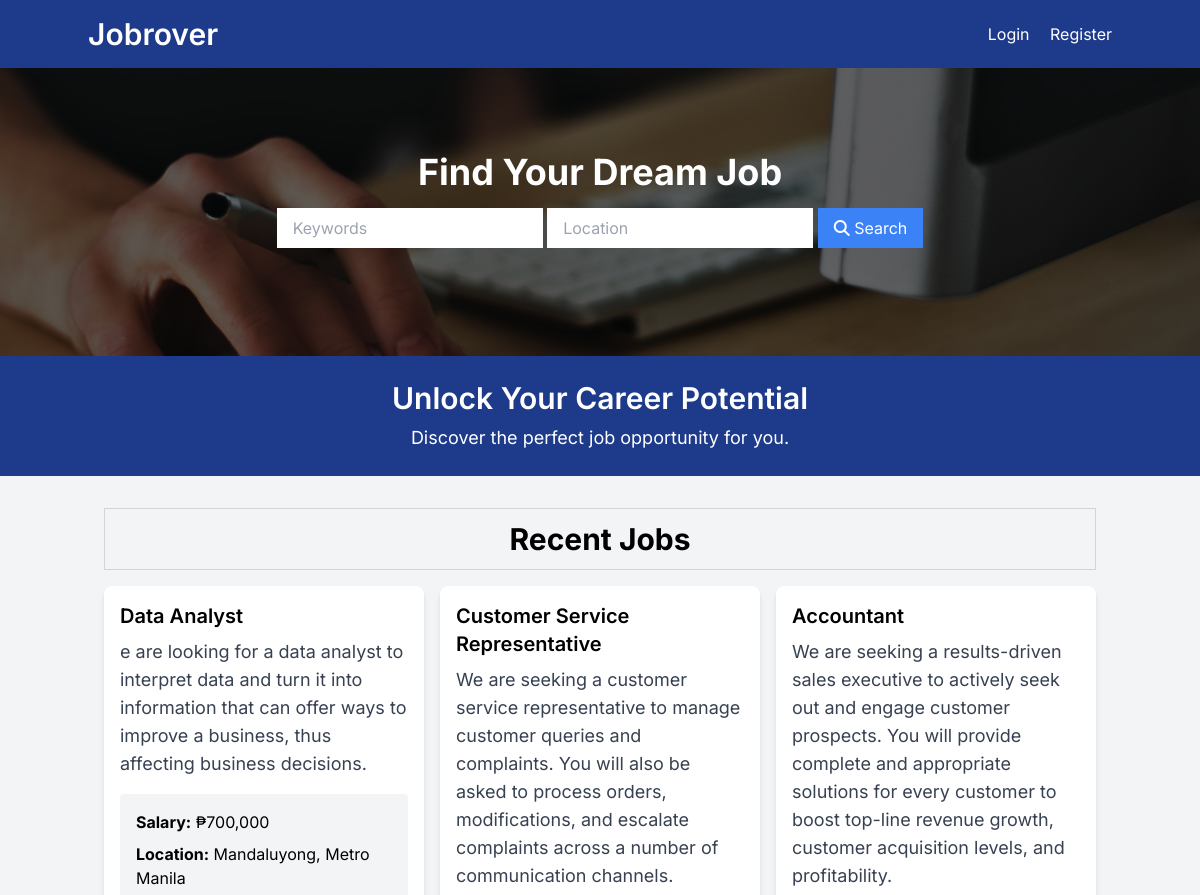
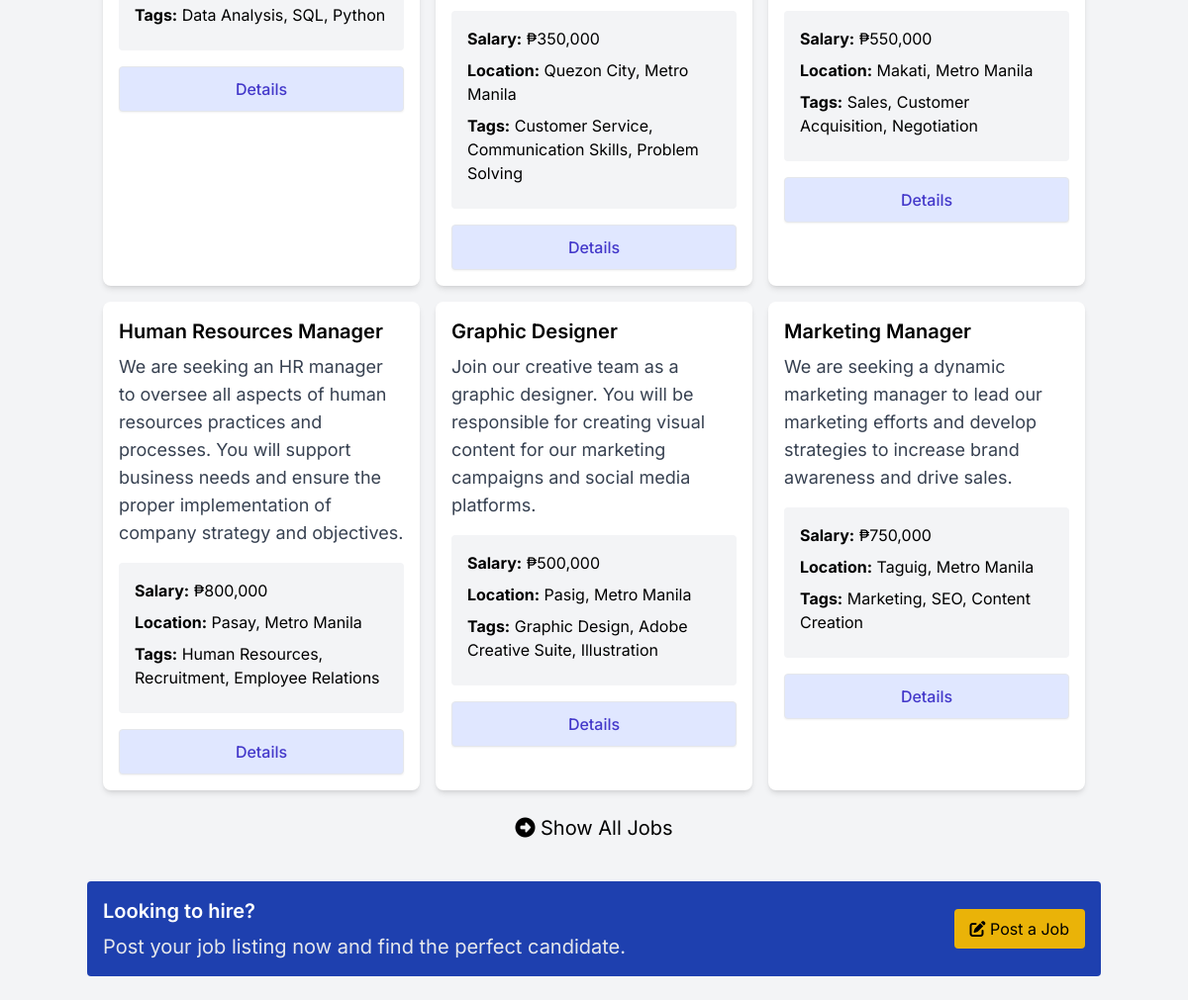
The page / on the database its author committed (2 pictures, top to bottom).
### tables this page shows
CREATE TABLE `listings` (
  `id` int NOT NULL AUTO_INCREMENT,
  `user_id` int NOT NULL,
  `title` varchar(255) NOT NULL,
  `description` longtext,
  `salary` varchar(45) DEFAULT NULL,
  `tags` varchar(255) DEFAULT NULL,
  `company` varchar(45) DEFAULT NULL,
  `address` varchar(255) DEFAULT NULL,
  `city` varchar(45) DEFAULT NULL,
  `state` varchar(45) DEFAULT NULL,
  `phone` varchar(45) DEFAULT NULL,
  `email` varchar(45) DEFAULT NULL,
  `requirements` longtext,
  `benefits` longtext,
  `created_at` timestamp NULL DEFAULT CURRENT_TIMESTAMP,
  PRIMARY KEY (`id`),
  KEY `fk_listings_users_idx` (`user_id`),
  CONSTRAINT `fk_listings_users` FOREIGN KEY (`user_id`) REFERENCES `users` (`id`) ON DELETE CASCADE ON UPDATE CASCADE
);

### App/controllers/HomeController.php (called while the page is built, shortened)
<?php
class HomeController
{
  protected $db;
  public function __construct()
  {
    $config = require basePath('config/db.php');
    $this->db = new Database($config);
  }
  public function index()
  {
    $listings = $this->db
      ->query('SELECT * FROM listings ORDER BY created_at DESC LIMIT 6')
      ->fetchAll();
    loadView('home', [
      'listings' => $listings,
    ]);
  }
}

### public/index.php (called while the page is built, shortened)
<?php
require '../helpers.php';
$router = new Router();
$uri = parse_url($_SERVER['REQUEST_URI'], PHP_URL_PATH);
$router->route($uri);

### Framework/Session.php (called while the page is built, shortened)
<?php
class Session
{
  public static function has($key)
  {
    return isset($_SESSION[$key]);
  }
}

### Framework/Database.php (called while the page is built, shortened)
<?php
class Database
{
  public $conn;
  public function __construct($config)
  {
    $dsn = "mysql:host={$config['host']};port={$config['port']};dbname={$config['dbname']}";
    $options = [
      PDO::ATTR_ERRMODE => PDO::ERRMODE_EXCEPTION,
      PDO::ATTR_DEFAULT_FETCH_MODE => PDO::FETCH_OBJ,
    ];
    try {
      $this->conn = new PDO(
        $dsn,
        $config['username'],
        $config['password'],
        $options
      );
    } catch (PDOException $e) {
      throw new Exception("Database connection failed: {$e->getMessage()}");
    }
  }
  public function query($query, $params = [])
  {
    try {
      $sth = $this->conn->prepare($query);
      $sth->execute();
      return $sth;
    } catch (PDOException $e) {
      throw new Exception("Query failed to execute: {$e->getMessage()}");
    }
  }
}

### App/views/home.view.php (the view)
<?php loadPartial('head'); ?>
<?php loadPartial('navbar'); ?>
<?php loadPartial('showcase-search'); ?>
<?php loadPartial('top-banner'); ?>
<section>
  <div class="container mx-auto p-4 mt-4">
    <div class="text-center text-3xl mb-4 font-bold border border-gray-300 p-3">Recent Jobs</div>
     <div class="grid grid-cols-1 md:grid-cols-3 gap-4 mb-6">
      <?php foreach ($listings as $listing): ?>
       <div class="rounded-lg shadow-md bg-white">
         <div class="p-4">
           <h2 class="text-xl font-semibold"><?= $listing->title ?></h2>
           <p class="text-gray-700 text-lg mt-2">
             <?= $listing->description ?>
           </p>
           <ul class="my-4 bg-gray-100 p-4 rounded">
             <li class="mb-2"><strong>Salary:</strong> <?= formatSalary(
               $listing->salary
             ) ?></li>
             <li class="mb-2">
               <strong>Location:</strong> <?= $listing->city ?>, <?= $listing->state ?>
             </li>
             <?php if (!empty($listing->tags)): ?>
             <li class="mb-2">
               <strong>Tags:</strong> <?= $listing->tags ?>
             </li>
             <?php endif; ?>
           </ul>
           <a href="/listings/<?= $listing->id ?>"
             class="block w-full text-center px-5 py-2.5 shadow-sm rounded border text-base font-medium text-indigo-700 bg-indigo-100 hover:bg-indigo-200"
           >
             Details
           </a>
         </div>
       </div>
      <?php endforeach; ?>
     </div>
    <a href="/listings" class="block text-xl text-center">
      <i class="fa fa-arrow-alt-circle-right"></i>
      Show All Jobs
    </a>
  </div>
</section>
<?php loadPartial('bottom-banner'); ?>
<?php loadPartial('footer'); ?>

### Framework/Router.php (shortened to what this page needs)
<?php
class Router
{
  protected $routes = [];
  public function registerRoute($method, $uri, $action, $middleware = [])
  {
    list($controller, $controllerMethod) = explode('@', $action);
    $this->routes[] = [
      'method' => $method,
      'uri' => $uri,
      'controller' => $controller,
      'controllerMethod' => $controllerMethod,
      'middleware' => $middleware,
    ];
  }
  public function route($uri)
  {
    $requestMethod = $_SERVER['REQUEST_METHOD'];
    foreach ($this->routes as $route) {
      $uriSegments = explode('/', trim($uri, '/'));
      $routeSegments = explode('/', trim($route['uri'], '/'));
      if (
        count($uriSegments) === count($routeSegments) &&
        strtoupper($route['method']) === $requestMethod
      ) {
        $params = [];
        $match = true;
        if ($match) {
          $controllerMethod = $route['controllerMethod'];
          $controllerInstance = new $controller();
          $controllerInstance->$controllerMethod($params);
          return;
        }
      }
    }
  }
}

### helpers.php (shortened to what this page needs)
<?php
function basePath($path = '')
{
  return __DIR__ . '/' . $path;
}
function loadView($view, $array = [])
{
  $viewPath = basePath("App/views/{$view}.view.php");
  if (file_exists($viewPath)) {
    extract($array);
    require $viewPath;
  } else {
    echo "File {$view} does not exist.";
  }
}
function loadPartial($partial, $array = [])
{
  $loadPath = basePath("App/views/partials/{$partial}.php");
  if (file_exists($loadPath)) {
    extract($array);
    require $loadPath;
  } else {
    echo "File {$partial} does not exist.";
  }
}
function formatSalary($salary)
{
  return '₱' . number_format(floatval($salary));
}

### App/views/partials/head.php (shortened to what this page needs)
<!DOCTYPE html>
<html lang="en">
 <head>
    <link rel="stylesheet" href="https://cdnjs.cloudflare.com/ajax/libs/font-awesome/6.4.2/css/all.min.css" />
    <link rel="stylesheet" href="/css/style.css" />
 </head>
<body class="bg-gray-100">

### App/views/partials/navbar.php (shortened to what this page needs)
<header class="bg-blue-900 text-white p-4">
  <div class="container mx-auto flex justify-between items-center">
    <h1 class="text-3xl font-semibold left-text">
      <a href="/">Jobrover</a>
    </h1>
    <nav class="space-x-4">
      <?php if (Session::has('user')): ?>
      <div class="flex justify-between items-center gap-4 ">
         <div class="text-blue-300 text-base links">
           Welcome <?php echo Session::get('user')['name']; ?>
         </div>
         <form method="POST" action="/auth/logout" class="flex gap-4 links">
           <button type="submit" class="text-white inline hover:underline">Logout</button>
           <a href="/listings/create"
           class="bg-yellow-500 hover:bg-yellow-600 text-black px-4 py-2 rounded hover:shadow-md transition duration-300 "
           >
            <i class="fa fa-edit"></i> Post a Job
           </a>
         </form>
      <?php else: ?>
       <a href="/auth/login" class="text-white hover:underline">Login</a>
       <a href="/auth/register" class="text-white hover:underline">Register</a>
      <?php endif; ?>
      </div>
</header>

### App/views/partials/showcase-search.php (shortened to what this page needs)
<section class="showcase relative bg-cover bg-center bg-no-repeat h-72 flex items-center">
  <div class="container mx-auto text-center z-10">
    <h2 class="text-4xl text-white font-bold mb-4">Find Your Dream Job</h2>
    <form method="GET" class="mb-4 block mx-5 md:mx-auto" action="/listings/search">
      <input
        type="text"
        name="keywords"
        placeholder="Keywords"
        class="w-full md:w-auto mb-2 px-4 py-2 focus:outline-none"
      />
      <input
        type="text"
        name="location"
        placeholder="Location"
        class="w-full md:w-auto mb-2 px-4 py-2 focus:outline-none"
      />
      <button
        class="w-full md:w-auto bg-blue-500 hover:bg-blue-600 text-white px-4 py-2 focus:outline-none"
      >
      <i class="fa fa-search"></i> Search
      </button>
    </form>
  </div>
</section>

### App/views/partials/top-banner.php
<section class="bg-blue-900 text-white py-6 text-center">
  <div class="container mx-auto">
    <h2 class="text-3xl font-semibold">Unlock Your Career Potential</h2>
    <p class="text-lg mt-2">
      Discover the perfect job opportunity for you.
    </p>
  </div>
</section>

### App/views/partials/bottom-banner.php
<section class="container mx-auto my-6">
  <div
    class="bg-blue-800 text-white rounded p-4">
    <div class="banner">
      <div>
        <h2 class="text-xl font-semibold">Looking to hire?</h2>
        <p class="text-gray-200 text-xl mt-2 bottom-banner">
          Post your job listing now and find the perfect candidate.
        </p>
      </div>
      <a
        href="/listings/create"
        class="bg-yellow-500 hover:bg-yellow-600 text-black px-4 py-2 rounded hover:shadow-md transition duration-300 text-center"
      >
        <i class="fa fa-edit"></i> Post a Job
      </a>
    </div>
  </div>
</section>

### App/views/partials/footer.php
  </body>
</html>

### rows shown on the page
listings: title "Data Analyst", description "e are looking for a data analyst to interpret data and turn it into information that can offer ways to improve a business, thus affecting business decisions.", salary "₱700,000", city "Mandaluyong", state "Metro Manila", tags "Data Analysis, SQL, Python"
listings: title "Customer Service Representative", description "We are seeking a customer service representative to manage customer queries and complaints. You will also be asked to process orders, modifications, and escalate complaints across a number of communication channels.", salary "₱350,000", city "Quezon City", state "Metro Manila", tags "Customer Service, Communication Skills, Problem Solving"
listings: title "Accountant", description "We are seeking a results-driven sales executive to actively seek out and engage customer prospects. You will provide complete and appropriate solutions for every customer to boost top-line revenue growth, customer acquisition levels, and profitability.", salary "₱550,000", city "Makati", state "Metro Manila", tags "Sales, Customer Acquisition, Negotiation"
listings: title "Human Resources Manager", description "We are seeking an HR manager to oversee all aspects of human resources practices and processes. You will support business needs and ensure the proper implementation of company strategy and objectives.", salary "₱800,000", city "Pasay", state "Metro Manila", tags "Human Resources, Recruitment, Employee Relations"
listings: title "Graphic Designer", description "Join our creative team as a graphic designer. You will be responsible for creating visual content for our marketing campaigns and social media platforms.", salary "₱500,000", city "Pasig", state "Metro Manila", tags "Graphic Design, Adobe Creative Suite, Illustration"
listings: title "Marketing Manager", description "We are seeking a dynamic marketing manager to lead our marketing efforts and develop strategies to increase brand awareness and drive sales.", salary "₱750,000", city "Taguig", state "Metro Manila", tags "Marketing, SEO, Content Creation"
